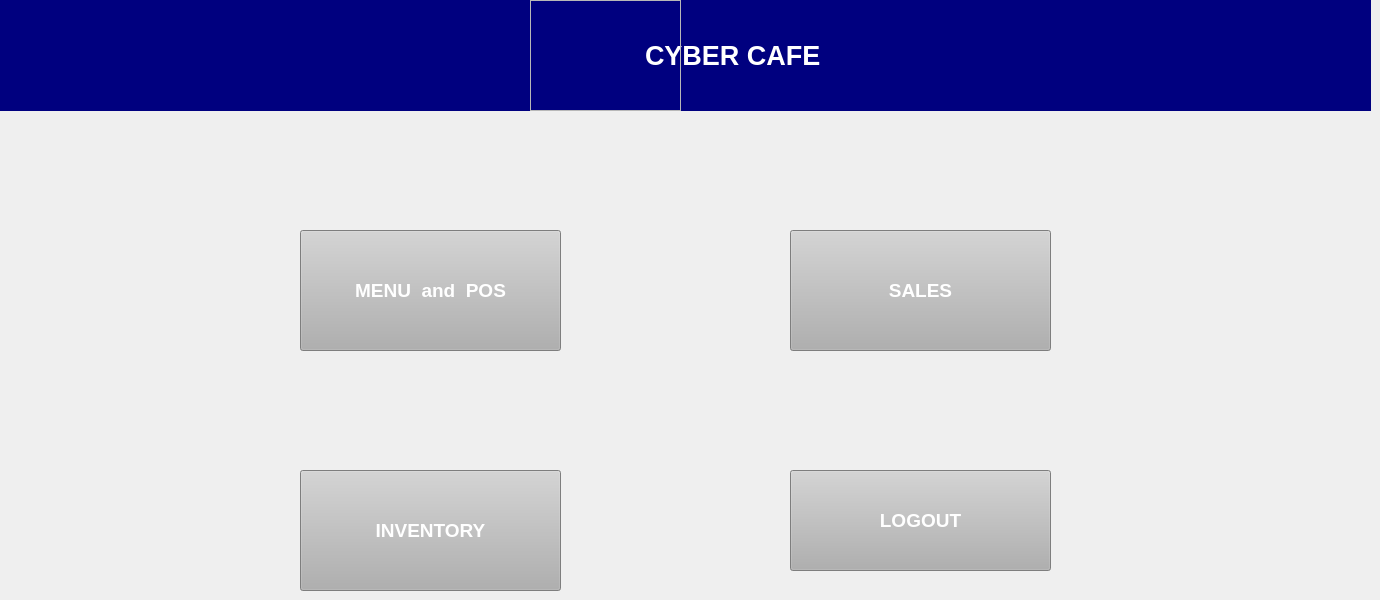
   <widget class="QWidget" name="page_3">
    <widget class="QLabel" name="label_8">
     <property name="geometry">
      <rect>
       <x>0</x>
       <y>0</y>
       <width>1371</width>
       <height>111</height>
      </rect>
     </property>
     <property name="font">
      <font>
       <pointsize>20</pointsize>
       <weight>75</weight>
       <bold>true</bold>
       <underline>false</underline>
      </font>
     </property>
     <property name="layoutDirection">
      <enum>Qt::LeftToRight</enum>
     </property>
     <property name="styleSheet">
      <string notr="true">background-color: rgb(0, 0, 127);
color: rgb(255, 255, 255);</string>
     </property>
     <property name="frameShadow">
      <enum>QFrame::Plain</enum>
     </property>
     <property name="text">
      <string>                                                                                      CYBER CAFE</string>
     </property>
    </widget>
    <widget class="QFrame" name="frame_6">
     <property name="geometry">
      <rect>
       <x>530</x>
       <y>0</y>
       <width>151</width>
       <height>111</height>
      </rect>
     </property>
     <property name="styleSheet">
      <string notr="true">border-image: url(:/newPrefix/logo.jpeg);</string>
     </property>
     <property name="frameShape">
      <enum>QFrame::StyledPanel</enum>
     </property>
     <property name="frameShadow">
      <enum>QFrame::Raised</enum>
     </property>
    </widget>
    <widget class="QPushButton" name="pushButton_5">
     <property name="geometry">
      <rect>
       <x>790</x>
       <y>470</y>
       <width>261</width>
       <height>101</height>
      </rect>
     </property>
     <property name="font">
      <font>
       <pointsize>14</pointsize>
       <weight>75</weight>
       <bold>true</bold>
      </font>
     </property>
     <property name="autoFillBackground">
      <bool>false</bool>
     </property>
     <property name="styleSheet">
      <string notr="true">background-color: rgb(176, 176, 176);
color: rgb(255, 255, 255);</string>
     </property>
     <property name="text">
      <string>LOGOUT</string>
     </property>
    </widget>
    <widget class="QPushButton" name="pushButton_6">
     <property name="geometry">
      <rect>
       <x>790</x>
       <y>230</y>
       <width>261</width>
       <height>121</height>
      </rect>
     </property>
     <property name="font">
      <font>
       <pointsize>14</pointsize>
       <weight>75</weight>
       <bold>true</bold>
      </font>
     </property>
     <property name="autoFillBackground">
      <bool>false</bool>
     </property>
     <property name="styleSheet">
      <string notr="true">background-color: rgb(176, 176, 176);
color: rgb(255, 255, 255);</string>
     </property>
     <property name="text">
      <string>SALES</string>
     </property>
    </widget>
    <widget class="QPushButton" name="pushButton_7">
     <property name="geometry">
      <rect>
       <x>300</x>
       <y>230</y>
       <width>261</width>
       <height>121</height>
      </rect>
     </property>
     <property name="font">
      <font>
       <pointsize>14</pointsize>
       <weight>75</weight>
       <bold>true</bold>
      </font>
     </property>
     <property name="autoFillBackground">
      <bool>false</bool>
     </property>
     <property name="styleSheet">
      <string notr="true">background-color: rgb(176, 176, 176);
color: rgb(255, 255, 255);</string>
     </property>
     <property name="text">
      <string>MENU  and  POS</string>
     </property>
    </widget>
    <widget class="QPushButton" name="pushButton_62">
     <property name="geometry">
      <rect>
       <x>300</x>
       <y>470</y>
       <width>261</width>
       <height>121</height>
      </rect>
     </property>
     <property name="font">
      <font>
       <pointsize>14</pointsize>
       <weight>75</weight>
       <bold>true</bold>
      </font>
     </property>
     <property name="autoFillBackground">
      <bool>false</bool>
     </property>
     <property name="styleSheet">
      <string notr="true">background-color: rgb(176, 176, 176);
color: rgb(255, 255, 255);</string>
     </property>
     <property name="text">
      <string>INVENTORY</string>
     </property>
    </widget>
   </widget>
